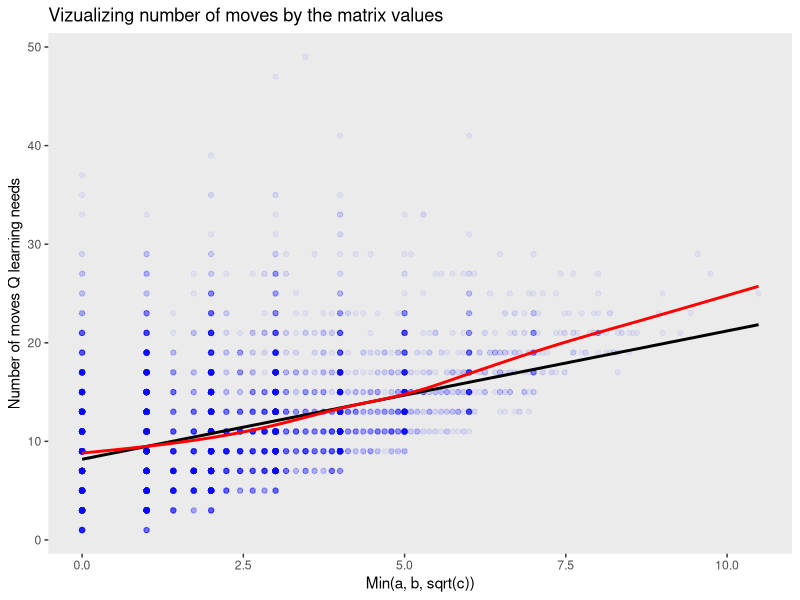

The R source for this figure:
library(tidyverse)

df = read_csv("viz_a_b_sqrt_c.csv")

ggplot(df, aes(x=min_a_b_sqrt_c, y=num_moves_Q_learning_needs)) + 
  geom_point(color="blue", alpha=0.05) +
  geom_smooth(method = "lm", color="black", se = FALSE) +
  geom_smooth(color="red", se = FALSE) +
  xlab("Min(a, b, sqrt(c))") + 
  ylab("Number of moves Q learning needs") + 
  theme(
    panel.grid.major.x = element_blank(),  
    panel.grid.minor.x = element_blank(),
    panel.grid.major.y = element_blank(),  
    panel.grid.minor.y = element_blank()
  ) + 
  ggtitle("Vizualizing number of moves by the matrix values")
  
  
       